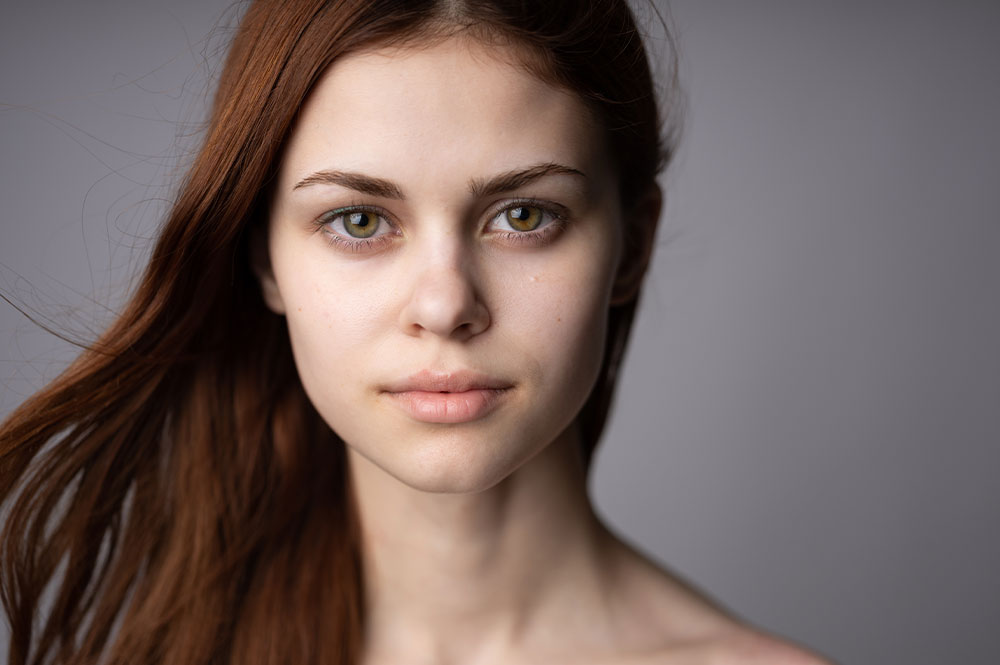
#> input picture new-features-B.jpg, 1000 x 665 px
$ python 04_draw_rectangle.py
#> lines starting #> are read from the running program, lines starting #| are printed output that depends on the picture
import cv2 as cv

img = cv.imread("new-features-B.jpg")
#> img is the input picture: shape (665, 1000, 3); mean B, G, R 95, 98.6, 115.1

#cordinate
x,y,w,h = 100, 100, 100, 100
#draw the rectangle
cv.rectangle(img,(x,y,x+w,y+h), color=(0,0,255),thickness = 1)
#draw the circle
cv.circle(img, center=(x+w,y+h), radius = 100, color=(255,0,0), thickness = 2 )
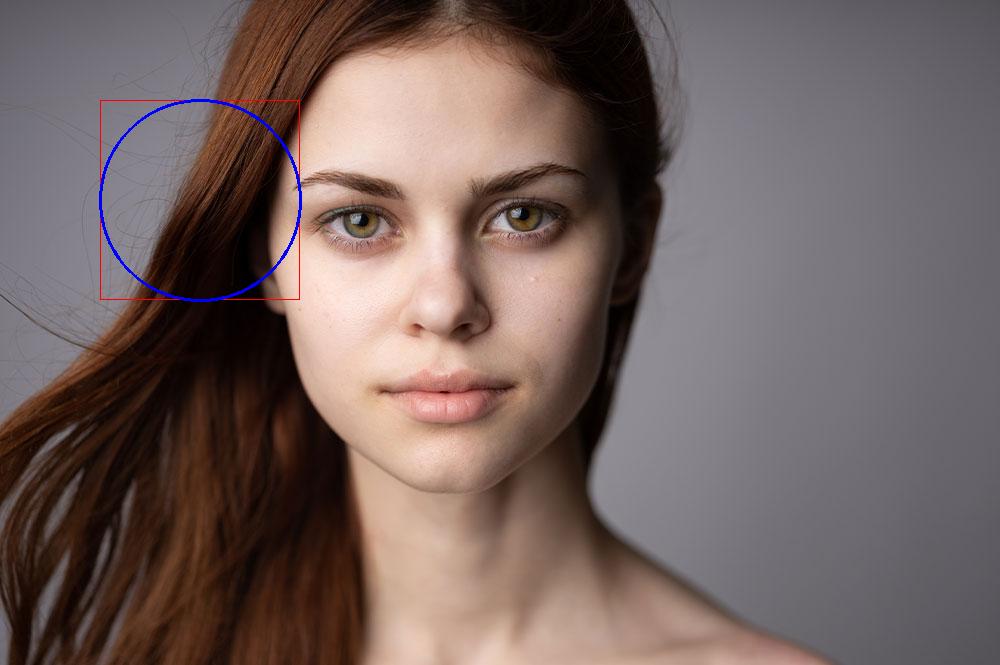
#> img: shape (665, 1000, 3); mean B, G, R 95.3, 98.2, 114.9
#display
cv.imshow('re_img', img)

while True:
    if ord('q')==cv.waitKey(0):
#> (key q is pressed here)
        break
#free memory
cv.destroyAllWindows()

$ run again, with SC1927.jpg copied over new-features-B.jpg
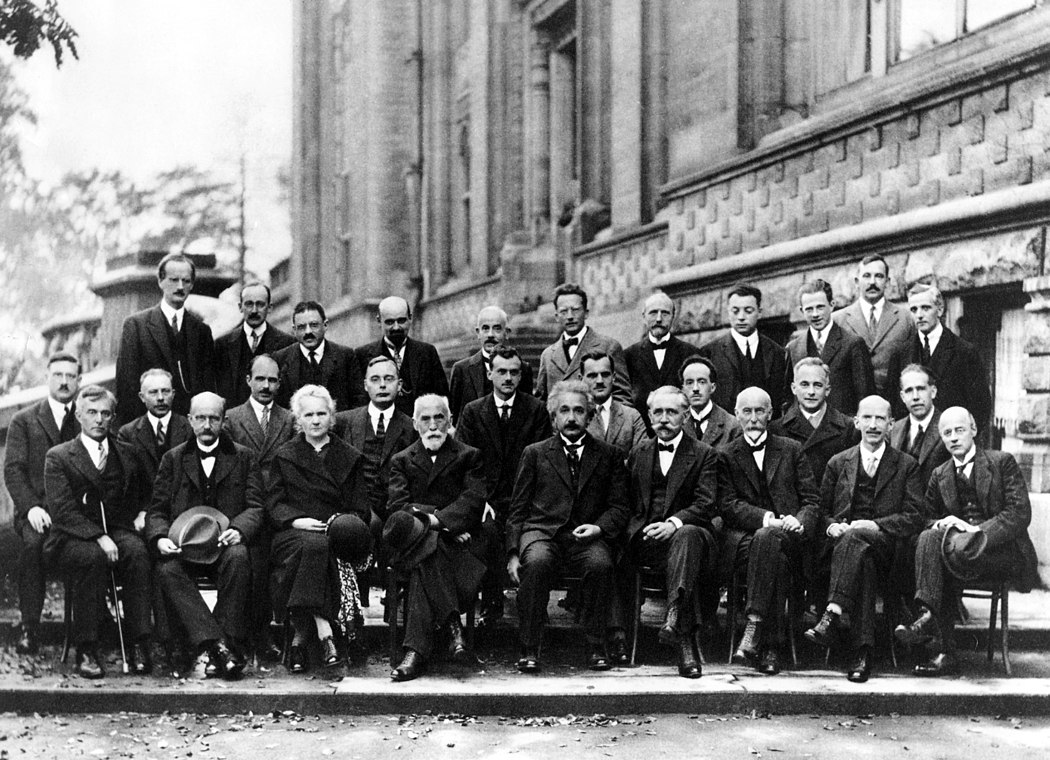
#> input picture SC1927.jpg, 1050 x 760 px
#> img is the input picture: shape (760, 1050, 3); min 0, max 255, mean 120.8
#> `cv.circle(img, center=(x+w,y+h), radius = 100, color=(255,0,0), thickn..`:
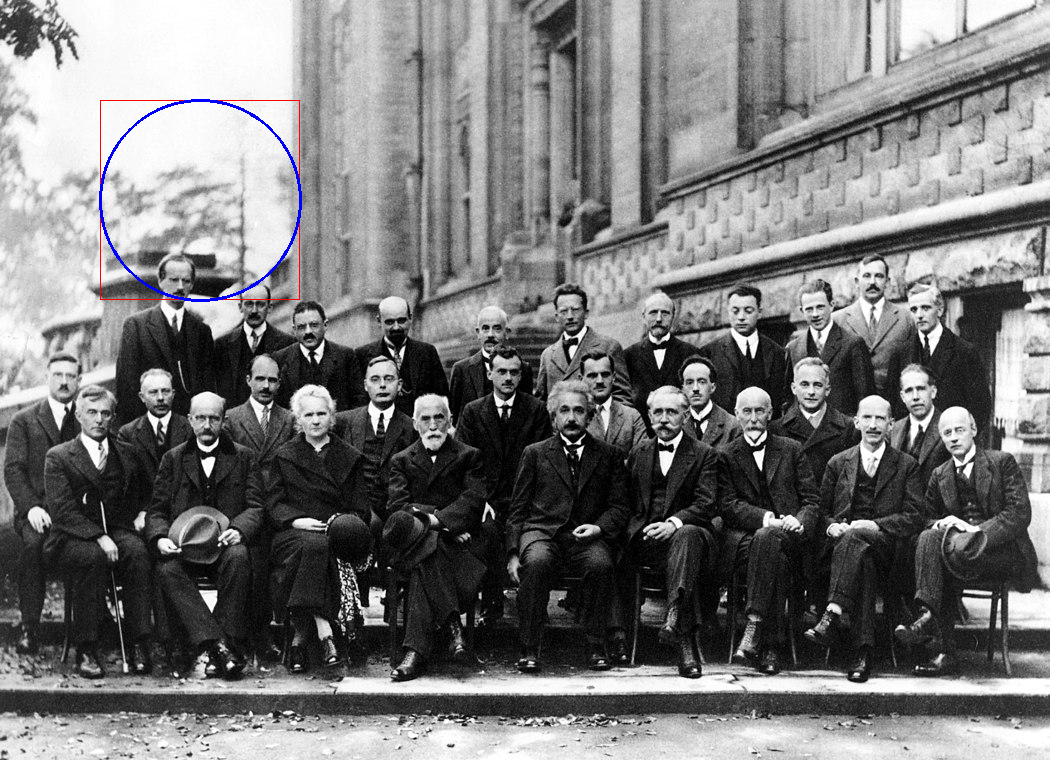
#> img: shape (760, 1050, 3); mean B, G, R 120.7, 120.2, 120.4
